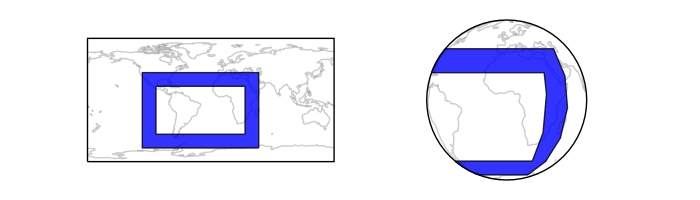

Write Python code to recreate this figure.
import cartopy.crs as ccrs
import matplotlib.pyplot as plt
import shapely.geometry as sgeom


LHS, RHS = ccrs.PlateCarree(central_longitude=-20), ccrs.Orthographic()
geom = sgeom.box(-100, -70, 70, 40).symmetric_difference(sgeom.box(-80, -50, 50, 20))


fig = plt.figure(figsize=(7, 2))

ax1 = plt.subplot(1, 2, 1, projection=LHS)
ax2 = plt.subplot(1, 2, 2, projection=RHS)

ax1.coastlines(color='gray', alpha=0.4)
ax2.coastlines(color='gray', alpha=0.4)

ax1.add_geometries([geom], LHS, facecolor='blue', alpha=0.8)
ax2.add_geometries([geom], LHS, facecolor='blue', alpha=0.8)

plt.show()
